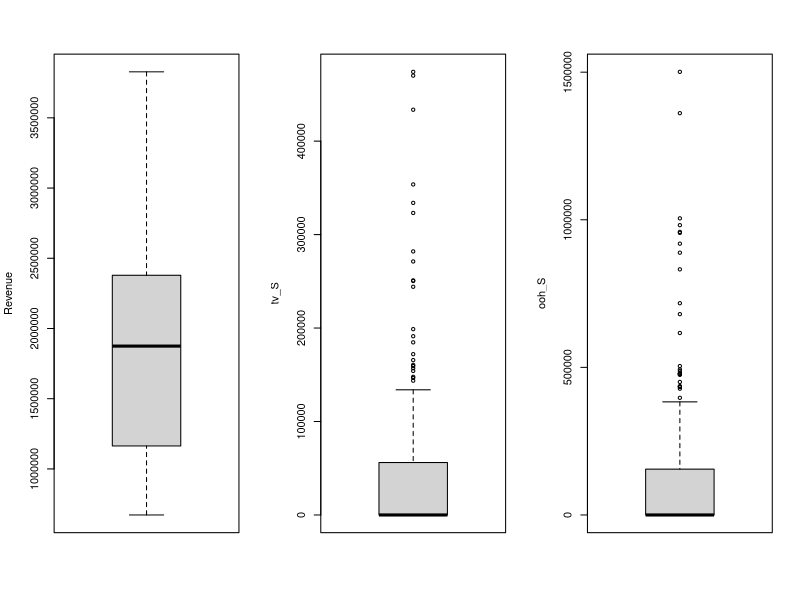
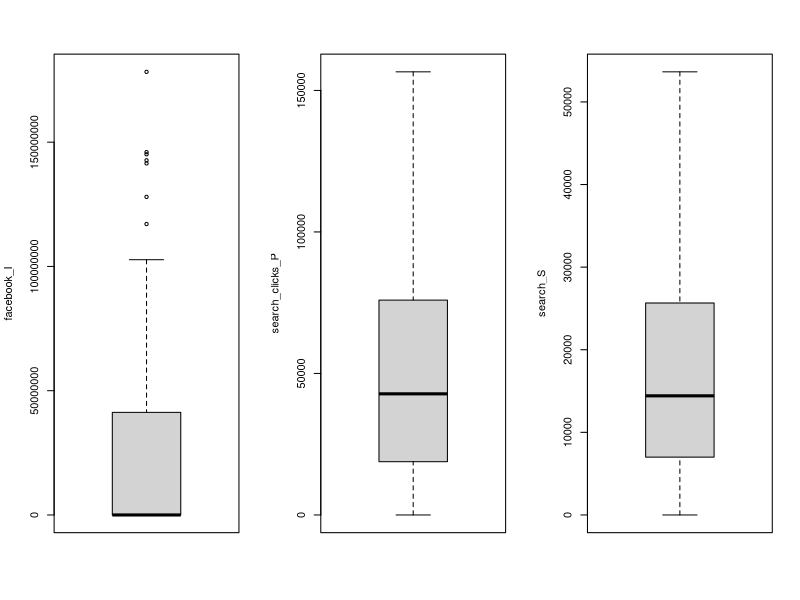
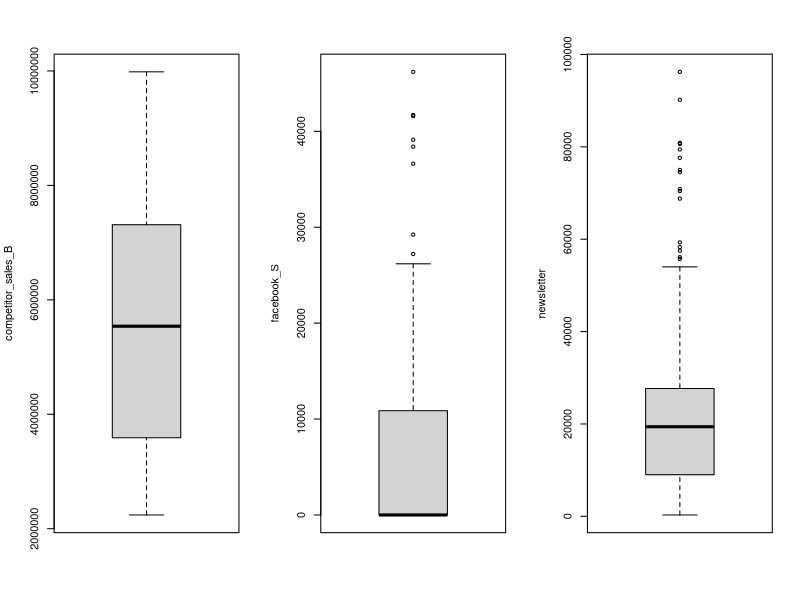
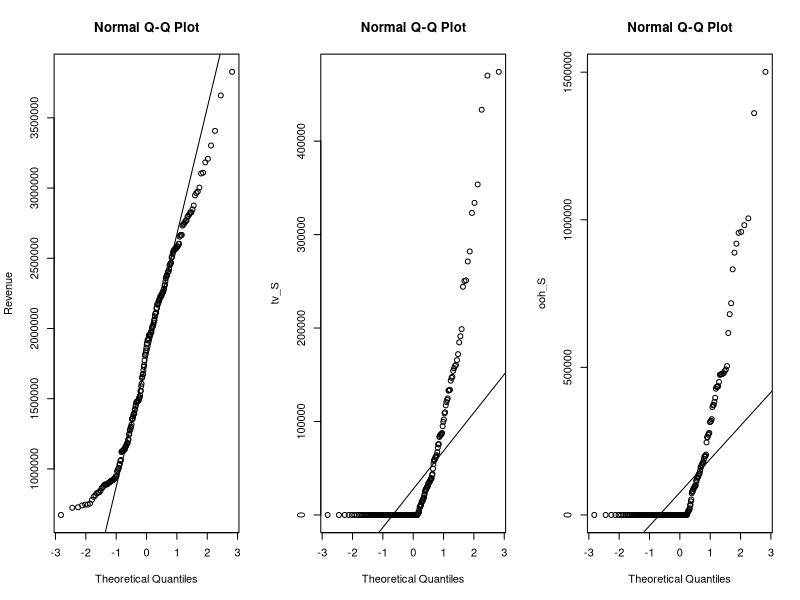
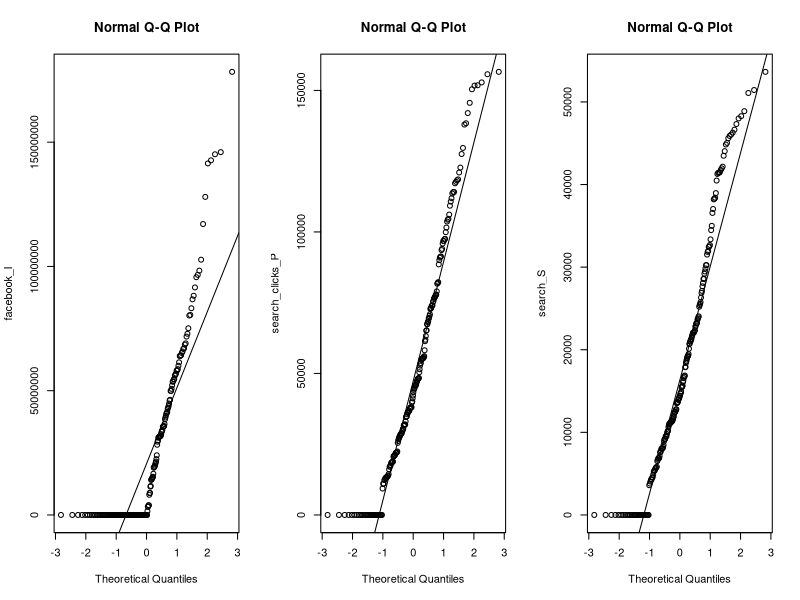
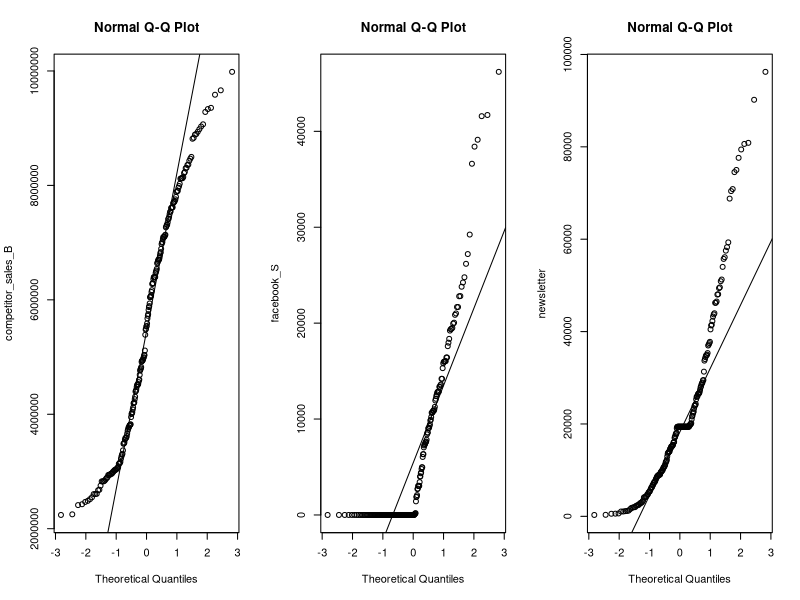
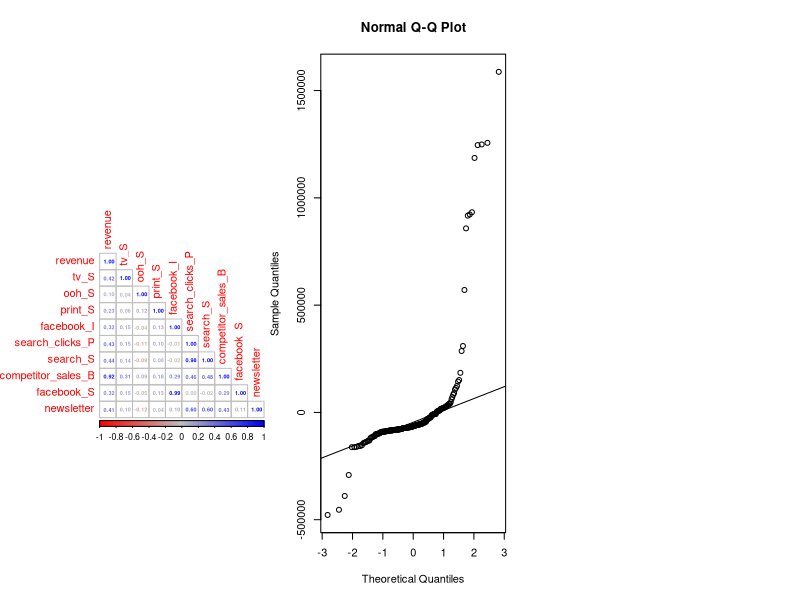

The R source for these figures, in order:
## ---- chunk 1
library(dplyr)
library(corrplot)
library(car)
options(scipen = 999)
## ---- chunk 2
df = read.csv("Marketing_regressao.csv")
head(df)
## ---- chunk 3
as.data.frame(summary(df))
## ---- chunk 4
par(mfrow=c(1,3))
boxplot(df$revenue, ylab="Revenue")
boxplot(df$tv_S, ylab="tv_S")
boxplot(df$ooh_S, ylab="ooh_S")
boxplot(df$facebook_I, ylab="facebook_I")
boxplot(df$search_clicks_P, ylab="search_clicks_P")
boxplot(df$search_S, ylab="search_S")
boxplot(df$competitor_sales_B, ylab="competitor_sales_B")
boxplot(df$facebook_S, ylab="facebook_S")
boxplot(df$newsletter, ylab="newsletter")
## ---- chunk 5
par(mfrow=c(1,3))
qqnorm(df$revenue, ylab="Revenue"); qqline(df$revenue, ylab="Revenue")
qqnorm(df$tv_S, ylab="tv_S"); qqline(df$tv_S, ylab="tv_S")
qqnorm(df$ooh_S, ylab="ooh_S"); qqline(df$ooh_S, ylab="ooh_S")
qqnorm(df$facebook_I, ylab="facebook_I"); qqline(df$facebook_I, ylab="facebook_I")
qqnorm(df$search_clicks_P, ylab="search_clicks_P"); qqline(df$search_clicks_P, ylab="search_clicks_P")
qqnorm(df$search_S, ylab="search_S"); qqline(df$search_S, ylab="search_S")
qqnorm(df$competitor_sales_B, ylab="competitor_sales_B"); qqline(df$competitor_sales_B, ylab="competitor_sales_B")
qqnorm(df$facebook_S, ylab="facebook_S"); qqline(df$facebook_S, ylab="facebook_S")
qqnorm(df$newsletter, ylab="newsletter"); qqline(df$newsletter, ylab="newsletter")
## ---- chunk 6
df_shap = data.frame(Var = c("0"), P_value = c(0))
for (variable in colnames(subset(df, select = -c(DATE, events)))) {
  df_shap[nrow(df_shap) + 1,] = c(variable, shapiro.test(df[[variable]])[2])
}
df_shap
## ---- chunk 7

corrplot::corrplot(cor(df[, sapply(df, is.numeric)], method = "pearson"), method = 'number', type = 'lower', number.cex = 0.5, col=colorRampPalette(c("red","gray","blue"))(200))
## ---- chunk 8
modelo = lm(revenue ~ tv_S + ooh_S + print_S + search_S + facebook_S, data = df)
summary(modelo)
anova(modelo)
## ---- chunk 9

modelo1 = lm(revenue ~ 1, data = df)
## ---- chunk 10
modelo_stepForward_AIC = step(modelo1, scope = ~tv_S + ooh_S + print_S + facebook_I + search_clicks_P + search_S + competitor_sales_B + facebook_S + newsletter, direction = 'forward', k = 2)

n = nrow(df)
modelo_stepForward_BIC = step(modelo1, scope = ~tv_S + ooh_S + print_S + facebook_I + search_clicks_P + search_S + competitor_sales_B + facebook_S + newsletter, direction = 'forward', k = log(n))
## ---- chunk 11
summary(modelo_stepForward_AIC)
summary(modelo_stepForward_BIC)
## ---- chunk 12
compareCoefs(modelo_stepForward_AIC, modelo_stepForward_BIC)
## ---- chunk 13
residuos1 = modelo_stepForward_BIC$residuals
summary(residuos1)
## ---- chunk 14
preditos1 = predict(modelo_stepForward_BIC)
preditos1 = modelo_stepForward_BIC$fitted.values
## ---- chunk 15
qqnorm(residuos1) ; qqline(residuos1)
shapiro.test(residuos1)
